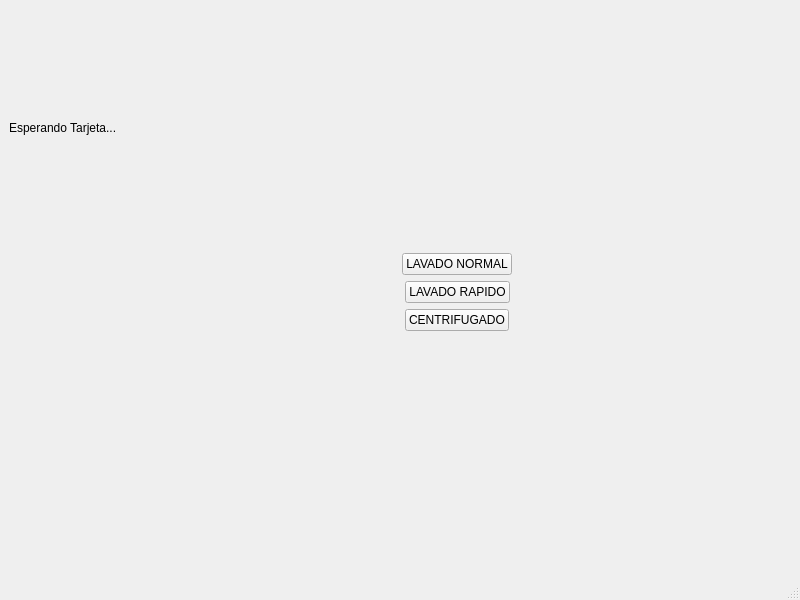
<?xml version="1.0" encoding="UTF-8"?>
<ui version="4.0">
 <class>MainWindow</class>
 <widget class="QMainWindow" name="MainWindow">
  <property name="geometry">
   <rect>
    <x>0</x>
    <y>0</y>
    <width>800</width>
    <height>600</height>
   </rect>
  </property>
  <property name="windowTitle">
   <string>MainWindow</string>
  </property>
  <widget class="QWidget" name="centralwidget">
   <layout class="QGridLayout" name="gridLayout_2">
    <item row="2" column="1">
     <spacer name="verticalSpacer_4">
      <property name="orientation">
       <enum>Qt::Orientation::Vertical</enum>
      </property>
      <property name="sizeHint" stdset="0">
       <size>
        <width>20</width>
        <height>40</height>
       </size>
      </property>
     </spacer>
    </item>
    <item row="0" column="0">
     <widget class="QLabel" name="label">
      <property name="text">
       <string>Esperando Tarjeta...</string>
      </property>
     </widget>
    </item>
    <item row="1" column="1">
     <layout class="QGridLayout" name="gridLayout">
      <item row="1" column="0">
       <layout class="QHBoxLayout" name="horizontalLayout_LedRed">
        <item>
         <spacer name="horizontalSpacer_3">
          <property name="orientation">
           <enum>Qt::Orientation::Horizontal</enum>
          </property>
          <property name="sizeHint" stdset="0">
           <size>
            <width>40</width>
            <height>20</height>
           </size>
          </property>
         </spacer>
        </item>
        <item>
         <widget class="QPushButton" name="pushButton_LedRed">
          <property name="styleSheet">
           <string notr="true"/>
          </property>
          <property name="text">
           <string>LAVADO RAPIDO</string>
          </property>
         </widget>
        </item>
        <item>
         <spacer name="horizontalSpacer_4">
          <property name="orientation">
           <enum>Qt::Orientation::Horizontal</enum>
          </property>
          <property name="sizeHint" stdset="0">
           <size>
            <width>40</width>
            <height>20</height>
           </size>
          </property>
         </spacer>
        </item>
       </layout>
      </item>
      <item row="2" column="0">
       <layout class="QHBoxLayout" name="horizontalLayout_LedBlue">
        <item>
         <spacer name="horizontalSpacer_5">
          <property name="orientation">
           <enum>Qt::Orientation::Horizontal</enum>
          </property>
          <property name="sizeHint" stdset="0">
           <size>
            <width>40</width>
            <height>20</height>
           </size>
          </property>
         </spacer>
        </item>
        <item>
         <widget class="QPushButton" name="pushButton_LedBlue">
          <property name="styleSheet">
           <string notr="true"/>
          </property>
          <property name="text">
           <string>CENTRIFUGADO</string>
          </property>
         </widget>
        </item>
        <item>
         <spacer name="horizontalSpacer_6">
          <property name="orientation">
           <enum>Qt::Orientation::Horizontal</enum>
          </property>
          <property name="sizeHint" stdset="0">
           <size>
            <width>40</width>
            <height>20</height>
           </size>
          </property>
         </spacer>
        </item>
       </layout>
      </item>
      <item row="0" column="0">
       <layout class="QHBoxLayout" name="horizontalLayout_LedGreen">
        <item>
         <spacer name="horizontalSpacer">
          <property name="orientation">
           <enum>Qt::Orientation::Horizontal</enum>
          </property>
          <property name="sizeHint" stdset="0">
           <size>
            <width>40</width>
            <height>20</height>
           </size>
          </property>
         </spacer>
        </item>
        <item>
         <widget class="QPushButton" name="pushButton_LedGreen">
          <property name="styleSheet">
           <string notr="true"/>
          </property>
          <property name="text">
           <string>LAVADO NORMAL</string>
          </property>
         </widget>
        </item>
        <item>
         <spacer name="horizontalSpacer_2">
          <property name="orientation">
           <enum>Qt::Orientation::Horizontal</enum>
          </property>
          <property name="sizeHint" stdset="0">
           <size>
            <width>40</width>
            <height>20</height>
           </size>
          </property>
         </spacer>
        </item>
       </layout>
      </item>
     </layout>
    </item>
    <item row="0" column="1">
     <spacer name="verticalSpacer_3">
      <property name="orientation">
       <enum>Qt::Orientation::Vertical</enum>
      </property>
      <property name="sizeHint" stdset="0">
       <size>
        <width>20</width>
        <height>40</height>
       </size>
      </property>
     </spacer>
    </item>
   </layout>
  </widget>
  <widget class="QMenuBar" name="menubar">
   <property name="geometry">
    <rect>
     <x>0</x>
     <y>0</y>
     <width>800</width>
     <height>17</height>
    </rect>
   </property>
  </widget>
  <widget class="QStatusBar" name="statusbar"/>
 </widget>
 <resources/>
 <connections/>
</ui>
